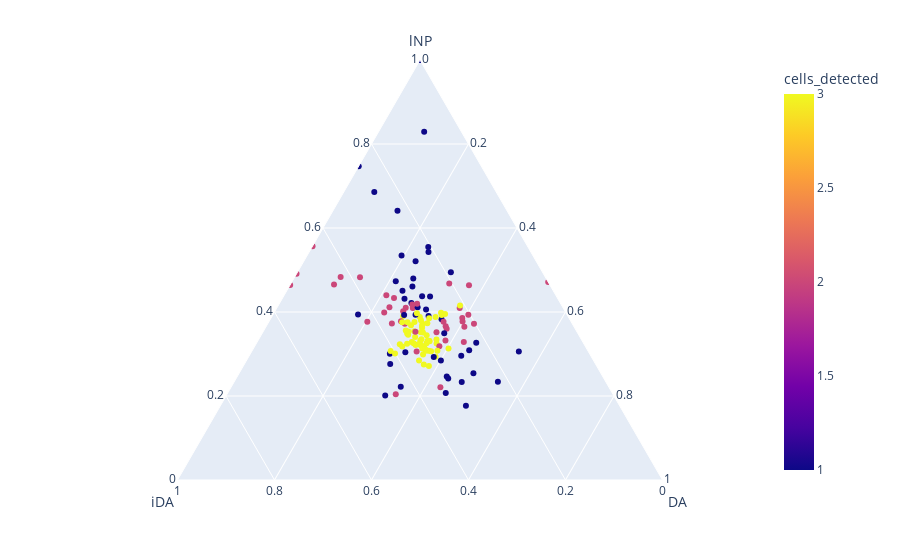

Notebook code for this chart:
### Code cell
import plotly.express as px
fig = px.scatter_ternary(all_df, a='lNP', b='iDA', c='DA', color='cells_detected')
fig.show()

### Figure 1 — Plotly figure (JSON) as saved in the notebook; plotly's stock layout.template omitted (floating-point values rounded to 4 significant figures; data arrays with more than 128 entries replaced by an {"elided": "..."} marker saying what was removed)
{"data": [{"a": {"elided": "142 float values"}, "b": {"elided": "142 float values"}, "c": {"elided": "142 float values"}, "hovertemplate": "lNP=%{a}<br>iDA=%{b}<br>DA=%{c}<br>cells_detected=%{marker.color}<extra></extra>", "legendgroup": "", "marker": {"color": {"elided": "142 int values"}, "coloraxis": "coloraxis", "symbol": "circle"}, "mode": "markers", "name": "", "showlegend": false, "subplot": "ternary", "type": "scatterternary"}], "layout": {"autosize": true, "coloraxis": {"colorbar": {"title": {"text": "cells_detected"}}, "colorscale": [[0, "#0d0887"], [0.1111, "#46039f"], [0.2222, "#7201a8"], [0.3333, "#9c179e"], [0.4444, "#bd3786"], [0.5556, "#d8576b"], [0.6667, "#ed7953"], [0.7778, "#fb9f3a"], [0.8889, "#fdca26"], [1, "#f0f921"]]}, "legend": {"tracegroupgap": 0}, "margin": {"t": 60}, "ternary": {"aaxis": {"title": {"text": "lNP"}}, "baxis": {"title": {"text": "iDA"}}, "caxis": {"title": {"text": "DA"}}, "domain": {"x": [0, 1], "y": [0, 1]}}}}
